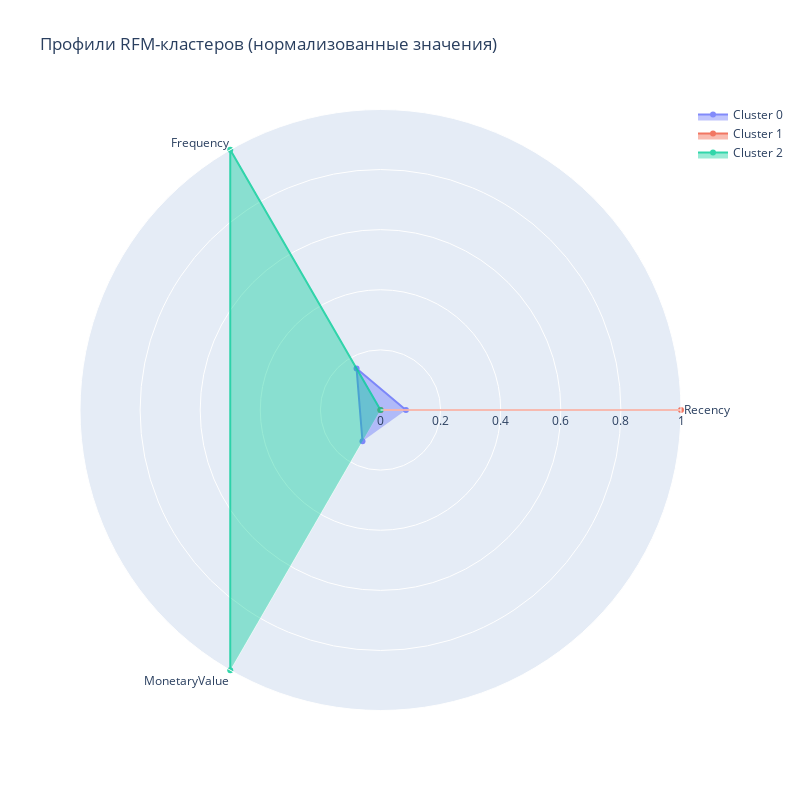

Here is the notebook cell this chart was saved with:
### Markdown cell above
### Построение профилей класетров

### Code cell
#Группируем RFM-таблицу по кластерам и рассчитываем средние значения
cluster_profiles = rfm_with_clusters.groupby('Cluster').agg({
    'Recency': 'mean',
    'Frequency': 'mean', 
    'MonetaryValue': 'mean'
}).round(2)
print('Средние значения RFM-показателей по кластерам:')
display(cluster_profiles)
#Дополнительная статистика для лучшего понимания
cluster_stats = rfm_with_clusters.groupby('Cluster').agg({
    'Recency': ['mean', 'std', 'min', 'max'],
    'Frequency': ['mean', 'std', 'min', 'max'],
    'MonetaryValue': ['mean', 'std', 'min', 'max'],
    'CustomerID': 'count'
}).round(2)
print('\nДетальная статистика по кластерам:')
display(cluster_stats)
from sklearn import preprocessing
import plotly.graph_objects as go
def plot_cluster_profile(grouped_data, n_clusters):
    """Функция для визуализации профиля кластера в виде полярной диаграммы."""
    #Нормализуем данные к масштабу 0-1
    scaler = preprocessing.MinMaxScaler()
    grouped_data_normalized = pd.DataFrame(
        scaler.fit_transform(grouped_data), 
        columns=grouped_data.columns,
        index=grouped_data.index
    )
    
    features = grouped_data_normalized.columns
    fig = go.Figure()
    
    for i in range(n_clusters):
        fig.add_trace(go.Scatterpolar(
            r=grouped_data_normalized.iloc[i].values,
            theta=features,
            fill='toself',
            name=f'Cluster {i}',
            opacity=0.8
        ))
    
    fig.update_layout(
        showlegend=True,
        autosize=False,
        width=800,
        height=800,
        title='Профили RFM-кластеров (нормализованные значения)',
        polar=dict(radialaxis=dict(visible=True, range=[0, 1]))
    )
    fig.show()
#Визуализируем профили кластеров
print('Визуализация профилей кластеров...')
plot_cluster_profile(cluster_profiles, n_clusters=3)
#Барплот для сравнения кластеров
plt.figure(figsize=(15, 5))
plt.subplot(1, 3, 1)
plt.bar(cluster_profiles.index, cluster_profiles['Recency'], color=['red', 'blue', 'green'], alpha=0.7)
plt.title('Средний Recency по кластерам')
plt.xlabel('Кластер')
plt.ylabel('Дней с последней покупки')
plt.grid(axis='y', alpha=0.3)
plt.subplot(1, 3, 2)
plt.bar(cluster_profiles.index, cluster_profiles['Frequency'], color=['red', 'blue', 'green'], alpha=0.7)
plt.title('Средняя Frequency по кластерам')
plt.xlabel('Кластер')
plt.ylabel('Количество заказов')
plt.grid(axis='y', alpha=0.3)
plt.subplot(1, 3, 3)
plt.bar(cluster_profiles.index, cluster_profiles['MonetaryValue'], color=['red', 'blue', 'green'], alpha=0.7)
plt.title('Средний MonetaryValue по кластерам')
plt.xlabel('Кластер')
plt.ylabel('Выручка, ₤')
plt.grid(axis='y', alpha=0.3)
plt.tight_layout()
plt.show()

### Figure 1 — Plotly figure (JSON) as saved in the notebook; plotly's stock layout.template omitted (floating-point values rounded to 4 significant figures)
{"data": [{"fill": "toself", "name": "Cluster 0", "opacity": 0.8, "r": [0.08456, 0.1594, 0.12], "theta": ["Recency", "Frequency", "MonetaryValue"], "type": "scatterpolar"}, {"fill": "toself", "name": "Cluster 1", "opacity": 0.8, "r": [1.0, 0, 0], "theta": ["Recency", "Frequency", "MonetaryValue"], "type": "scatterpolar"}, {"fill": "toself", "name": "Cluster 2", "opacity": 0.8, "r": [0, 1, 1], "theta": ["Recency", "Frequency", "MonetaryValue"], "type": "scatterpolar"}], "layout": {"autosize": false, "height": 800, "polar": {"radialaxis": {"range": [0, 1], "visible": true}}, "showlegend": true, "title": {"text": "Профили RFM-кластеров (нормализованные значения)"}, "width": 800}}
